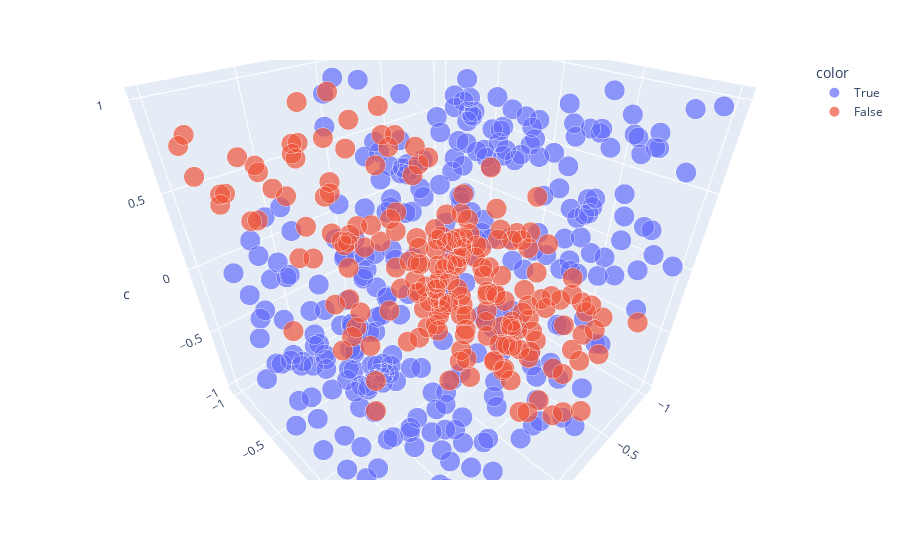

Here is the notebook cell this chart was saved with:
### Code cell
qef.plotQuadraticEqSolvability(data, interactive=True)

### Figure 1 — Plotly figure (JSON) as saved in the notebook; plotly's stock layout.template omitted (floating-point values rounded to 4 significant figures; data arrays with more than 128 entries replaced by an {"elided": "..."} marker saying what was removed)
{"data": [{"hovertemplate": "color=True<br>a=%{x}<br>b=%{y}<br>c=%{z}<br>size=%{marker.size}<extra></extra>", "legendgroup": "True", "marker": {"color": "#636efa", "size": {"elided": "301 float values"}, "sizemode": "area", "sizeref": 0.00025, "symbol": "circle"}, "mode": "markers", "name": "True", "scene": "scene", "showlegend": true, "type": "scatter3d", "x": {"elided": "301 float values"}, "y": {"elided": "301 float values"}, "z": {"elided": "301 float values"}}, {"hovertemplate": "color=False<br>a=%{x}<br>b=%{y}<br>c=%{z}<br>size=%{marker.size}<extra></extra>", "legendgroup": "False", "marker": {"color": "#EF553B", "size": {"elided": "199 float values"}, "sizemode": "area", "sizeref": 0.00025, "symbol": "circle"}, "mode": "markers", "name": "False", "scene": "scene", "showlegend": true, "type": "scatter3d", "x": {"elided": "199 float values"}, "y": {"elided": "199 float values"}, "z": {"elided": "199 float values"}}], "layout": {"autosize": true, "legend": {"itemsizing": "constant", "title": {"text": "color"}, "tracegroupgap": 0}, "margin": {"t": 60}, "scene": {"aspectmode": "auto", "aspectratio": {"x": 0.9992, "y": 1.001, "z": 1.0}, "camera": {"center": {"x": 0, "y": 0, "z": 0}, "eye": {"x": 0.8216, "y": 0.8216, "z": 0.8216}, "projection": {"type": "perspective"}, "up": {"x": 0, "y": 0, "z": 1}}, "domain": {"x": [0, 1], "y": [0, 1]}, "xaxis": {"title": {"text": "a"}, "type": "linear"}, "yaxis": {"title": {"text": "b"}, "type": "linear"}, "zaxis": {"title": {"text": "c"}, "type": "linear"}}}}
